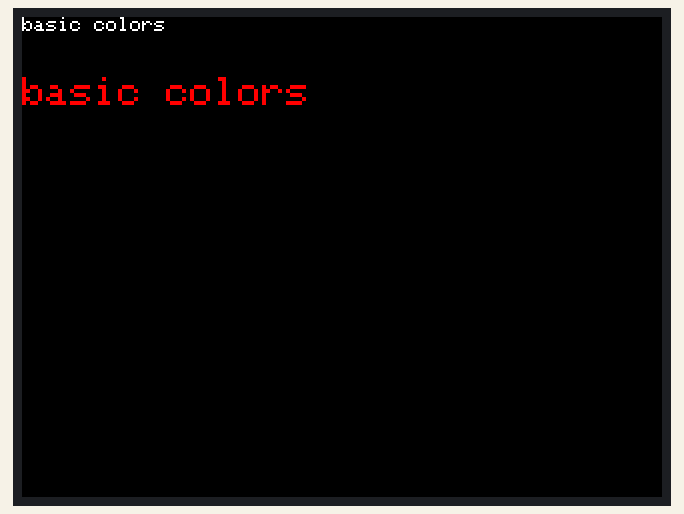
This sketch was run on a simulated Arduino Mega 2560, built with avr-gcc and run on an emulated ATmega2560. On the bench: 320×240 colour display.

Above: at 1.5 s.
At 2.5 s:
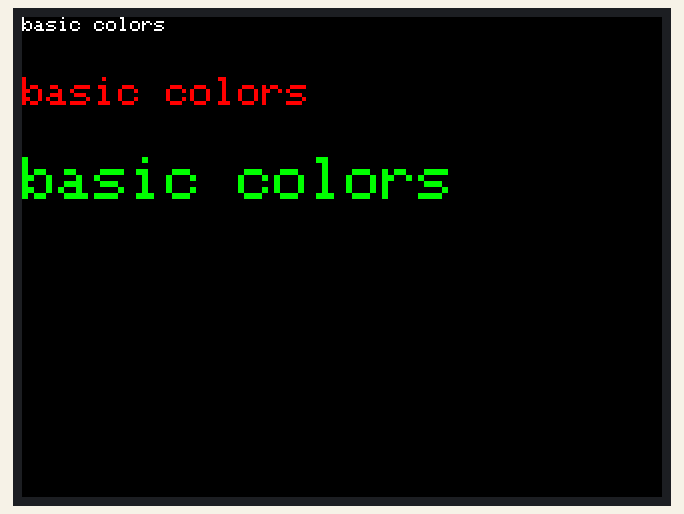
At 4.5 s:
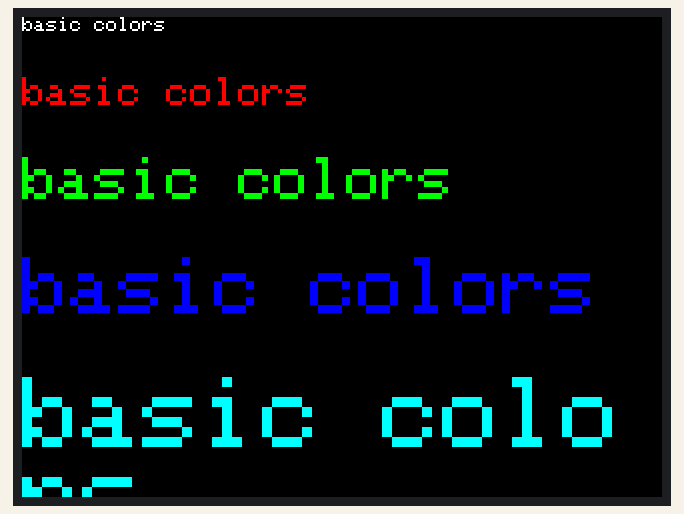
At 15.2 s:
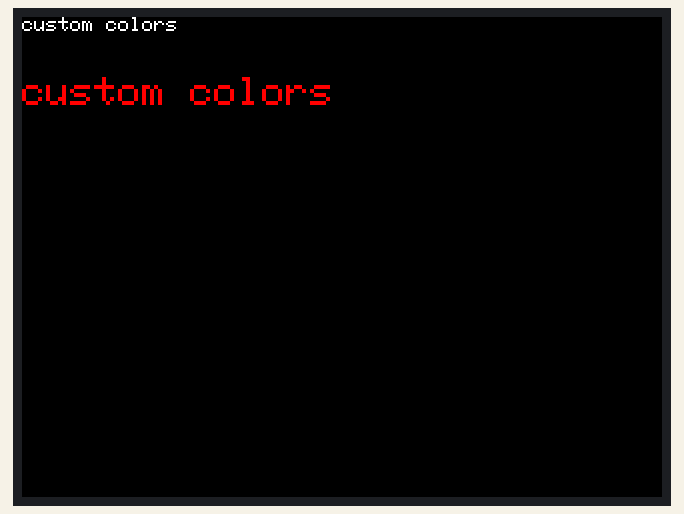
At 29.8 s:
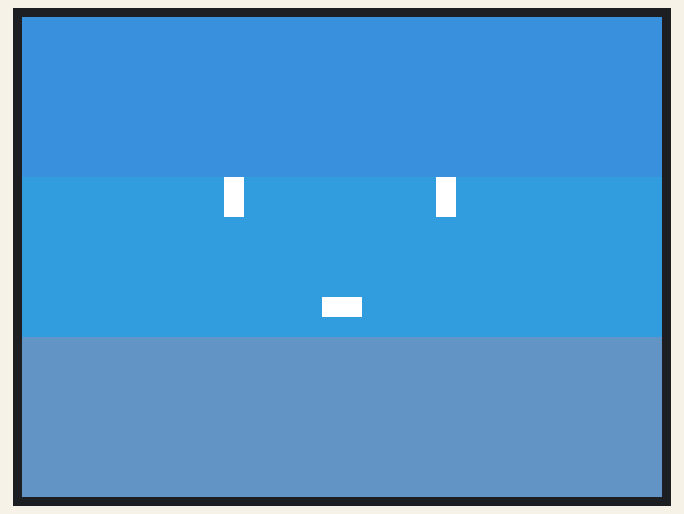
At 37.9 s:
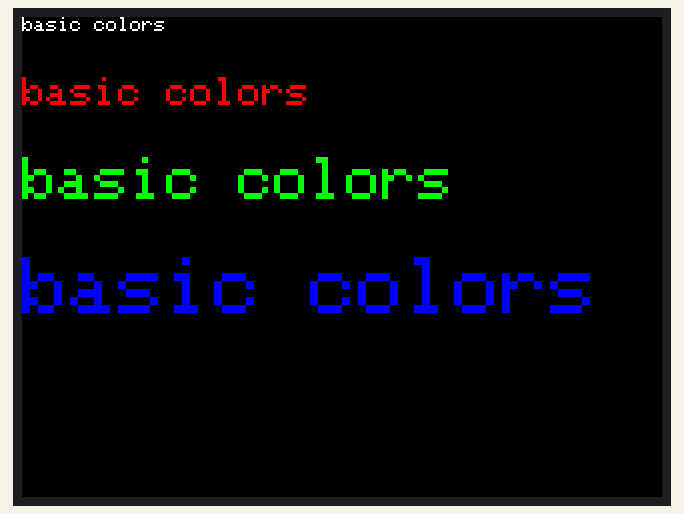

The sketch:

spi_screen.ino
```cpp
#include <Adafruit_GFX.h>
#include <Adafruit_ST7789.h>
#include <SPI.h>

#define TFT_HEIGHT  240
#define TFT_WIDTH   320
#define TFT_DC      21
#define TFT_RST     22
#define TFT_CS      2

#define ROBOT_EYE_HEIGHT    20
#define ROBOT_EYE_WIDTH     10
#define ROBOT_MOUTH_HEIGHT  10
#define ROBOT_MOUTH_WIDTH   20

#define ROBOT_EYE_LEFT_POSITION_X   (1*(TFT_WIDTH/3) - (ROBOT_EYE_WIDTH/2))
#define ROBOT_EYE_LEFT_POSITION_Y   (1*(TFT_HEIGHT/3))
#define ROBOT_EYE_RIGHT_POSITION_X  (2*(TFT_WIDTH/3) - (ROBOT_EYE_WIDTH/2))
#define ROBOT_EYE_RIGHT_POSITION_Y  (1*(TFT_HEIGHT/3))
#define ROBOT_MOUTH_POSITION_X      (1*(TFT_WIDTH/2) - (ROBOT_MOUTH_WIDTH/2))
#define ROBOT_MOUTH_POSITION_Y      (2*(TFT_HEIGHT/3) - ROBOT_MOUTH_WIDTH)

Adafruit_ST7789 tft = Adafruit_ST7789(TFT_CS, TFT_DC, TFT_RST);

void test_basic_colors(void);
void test_custom_colors(void);
void test_draw_face(void);
void test_custom_text(String str);

void setup() {
  // put your setup code here, to run once:
  tft.init(TFT_HEIGHT, TFT_WIDTH, SPI_MODE2);
  tft.invertDisplay(0);
  tft.setRotation(3);
}

void loop() {
  // put your main code here, to run repeatedly:
  test_custom_text("basic colors");
  test_basic_colors();
  test_custom_text("custom colors");
  test_custom_colors();
  test_custom_text("draw face");
  test_draw_face();
}

void test_basic_colors(void) {
  tft.fillScreen(ST77XX_WHITE);
  delay(1000);
  tft.fillScreen(ST77XX_RED);
  delay(1000);
  tft.fillScreen(ST77XX_GREEN);
  delay(1000);
  tft.fillScreen(ST77XX_BLUE);
  delay(1000);
  tft.fillScreen(ST77XX_CYAN);
  delay(1000);
  tft.fillScreen(ST77XX_MAGENTA);
  delay(1000);
  tft.fillScreen(ST77XX_YELLOW);
  delay(1000);
  tft.fillScreen(ST77XX_ORANGE);
  delay(1000);
}

void test_custom_colors(void) {
  tft.fillScreen(tft.color565(209, 106, 255));
  delay(1000);
  tft.fillScreen(tft.color565(187, 68, 240));
  delay(1000);
  tft.fillScreen(tft.color565(150, 20, 208));
  delay(1000);
  tft.fillScreen(tft.color565(102, 0, 148));
  delay(1000);
  tft.fillScreen(tft.color565(49, 0, 71));
  delay(1000);
}

void test_draw_face(void) {
  tft.fillRect(0, 0*(TFT_HEIGHT/3), TFT_WIDTH, TFT_HEIGHT/3, tft.color565(63, 145, 219));
  tft.fillRect(0, 1*(TFT_HEIGHT/3), TFT_WIDTH, TFT_HEIGHT/3, tft.color565(54, 157, 218));
  tft.fillRect(0, 2*(TFT_HEIGHT/3), TFT_WIDTH, TFT_HEIGHT/3, tft.color565(99, 150, 193));

  tft.fillRect(ROBOT_EYE_LEFT_POSITION_X, ROBOT_EYE_LEFT_POSITION_Y, ROBOT_EYE_WIDTH, ROBOT_EYE_HEIGHT, ST77XX_WHITE);
  tft.fillRect(ROBOT_EYE_RIGHT_POSITION_X, ROBOT_EYE_RIGHT_POSITION_Y, ROBOT_EYE_WIDTH, ROBOT_EYE_HEIGHT, ST77XX_WHITE);
  tft.fillRect(ROBOT_MOUTH_POSITION_X, ROBOT_MOUTH_POSITION_Y, ROBOT_MOUTH_WIDTH, ROBOT_MOUTH_HEIGHT, ST77XX_WHITE);

  delay(5000);
}

void test_custom_text(String str) {
  tft.fillScreen(ST77XX_BLACK);

  tft.setTextSize(1);
  tft.setTextColor(ST77XX_WHITE);
  tft.setCursor(0, 0);
  tft.print(str);
  delay(1000);

  tft.setTextSize(2);
  tft.setTextColor(ST77XX_RED);
  tft.setCursor(0, 30);
  tft.print(str);
  delay(1000);

  tft.setTextSize(3);
  tft.setTextColor(ST77XX_GREEN);
  tft.setCursor(0, 70);
  tft.print(str);
  delay(1000);

  tft.setTextSize(4);
  tft.setTextColor(ST77XX_BLUE);
  tft.setCursor(0, 120);
  tft.print(str);
  delay(1000);

  tft.setTextSize(5);
  tft.setTextColor(ST77XX_CYAN);
  tft.setCursor(0, 180);
  tft.print(str);
  delay(1000);
}
```

Measured:
- what the display in image 0 shows lasts 1.0 s, from 1.5 s to 2.5 s
- what the display in image 4 shows lasts 5.0 s, from 29.8 s to 34.8 s
